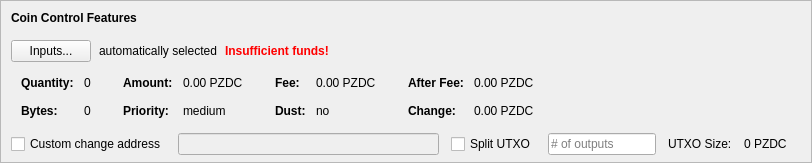
    <widget class="QFrame" name="frameCoinControl">
     <property name="sizePolicy">
      <sizepolicy hsizetype="Expanding" vsizetype="Expanding">
       <horstretch>0</horstretch>
       <verstretch>0</verstretch>
      </sizepolicy>
     </property>
     <property name="maximumSize">
      <size>
       <width>16777215</width>
       <height>16777215</height>
      </size>
     </property>
     <property name="frameShape">
      <enum>QFrame::StyledPanel</enum>
     </property>
     <property name="frameShadow">
      <enum>QFrame::Sunken</enum>
     </property>
     <layout class="QVBoxLayout" name="verticalLayoutCoinControl2">
      <property name="spacing">
       <number>0</number>
      </property>
      <property name="leftMargin">
       <number>0</number>
      </property>
      <property name="topMargin">
       <number>0</number>
      </property>
      <property name="rightMargin">
       <number>0</number>
      </property>
      <property name="bottomMargin">
       <number>6</number>
      </property>
      <item>
       <layout class="QVBoxLayout" name="verticalLayoutCoinControl" stretch="0,0,0,0,1">
        <property name="spacing">
         <number>0</number>
        </property>
        <property name="leftMargin">
         <number>10</number>
        </property>
        <property name="topMargin">
         <number>10</number>
        </property>
        <item>
         <layout class="QHBoxLayout" name="horizontalLayoutCoinControl1">
          <property name="bottomMargin">
           <number>15</number>
          </property>
          <item>
           <widget class="QLabel" name="labelCoinControlFeatures">
            <property name="sizePolicy">
             <sizepolicy hsizetype="Preferred" vsizetype="Maximum">
              <horstretch>0</horstretch>
              <verstretch>0</verstretch>
             </sizepolicy>
            </property>
            <property name="font">
             <font>
              <weight>75</weight>
              <bold>true</bold>
             </font>
            </property>
            <property name="styleSheet">
             <string notr="true">font-weight:bold;</string>
            </property>
            <property name="text">
             <string>Coin Control Features</string>
            </property>
           </widget>
          </item>
         </layout>
        </item>
        <item>
         <layout class="QHBoxLayout" name="horizontalLayoutCoinControl2" stretch="0,0,0,0">
          <property name="spacing">
           <number>8</number>
          </property>
          <property name="bottomMargin">
           <number>10</number>
          </property>
          <item>
           <widget class="QPushButton" name="pushButtonCoinControl">
            <property name="styleSheet">
             <string notr="true"/>
            </property>
            <property name="text">
             <string>Inputs...</string>
            </property>
            <property name="autoDefault">
             <bool>false</bool>
            </property>
           </widget>
          </item>
          <item>
           <widget class="QLabel" name="labelCoinControlAutomaticallySelected">
            <property name="text">
             <string>automatically selected</string>
            </property>
            <property name="margin">
             <number>5</number>
            </property>
           </widget>
          </item>
          <item>
           <widget class="QLabel" name="labelCoinControlInsuffFunds">
            <property name="font">
             <font>
              <weight>75</weight>
              <bold>true</bold>
             </font>
            </property>
            <property name="styleSheet">
             <string notr="true">color:red;font-weight:bold;</string>
            </property>
            <property name="text">
             <string>Insufficient funds!</string>
            </property>
            <property name="margin">
             <number>5</number>
            </property>
           </widget>
          </item>
          <item>
           <spacer name="horizontalSpacerCoinControl">
            <property name="orientation">
             <enum>Qt::Horizontal</enum>
            </property>
            <property name="sizeHint" stdset="0">
             <size>
              <width>40</width>
              <height>1</height>
             </size>
            </property>
           </spacer>
          </item>
         </layout>
        </item>
        <item>
         <widget class="QWidget" name="widgetCoinControl" native="true">
          <property name="sizePolicy">
           <sizepolicy hsizetype="Preferred" vsizetype="Preferred">
            <horstretch>0</horstretch>
            <verstretch>0</verstretch>
           </sizepolicy>
          </property>
          <property name="minimumSize">
           <size>
            <width>0</width>
            <height>0</height>
           </size>
          </property>
          <property name="styleSheet">
           <string notr="true"/>
          </property>
          <layout class="QHBoxLayout" name="horizontalLayoutCoinControl5">
           <property name="leftMargin">
            <number>0</number>
           </property>
           <property name="topMargin">
            <number>0</number>
           </property>
           <property name="rightMargin">
            <number>0</number>
           </property>
           <property name="bottomMargin">
            <number>0</number>
           </property>
           <item>
            <layout class="QHBoxLayout" name="horizontalLayoutCoinControl3" stretch="0,0,0,1">
             <property name="spacing">
              <number>20</number>
             </property>
             <property name="topMargin">
              <number>0</number>
             </property>
             <property name="bottomMargin">
              <number>10</number>
             </property>
             <item>
              <layout class="QFormLayout" name="formLayoutCoinControl1">
               <property name="horizontalSpacing">
                <number>10</number>
               </property>
               <property name="verticalSpacing">
                <number>14</number>
               </property>
               <property name="leftMargin">
                <number>10</number>
               </property>
               <property name="topMargin">
                <number>4</number>
               </property>
               <property name="rightMargin">
                <number>6</number>
               </property>
               <item row="0" column="0">
                <widget class="QLabel" name="labelCoinControlQuantityText">
                 <property name="font">
                  <font>
                   <weight>75</weight>
                   <bold>true</bold>
                  </font>
                 </property>
                 <property name="text">
                  <string>Quantity:</string>
                 </property>
                 <property name="margin">
                  <number>0</number>
                 </property>
                </widget>
               </item>
               <item row="0" column="1">
                <widget class="QLabel" name="labelCoinControlQuantity">
                 <property name="cursor">
                  <cursorShape>IBeamCursor</cursorShape>
                 </property>
                 <property name="contextMenuPolicy">
                  <enum>Qt::ActionsContextMenu</enum>
                 </property>
                 <property name="text">
                  <string notr="true">0</string>
                 </property>
                 <property name="margin">
                  <number>0</number>
                 </property>
                 <property name="textInteractionFlags">
                  <set>Qt::LinksAccessibleByMouse|Qt::TextSelectableByKeyboard|Qt::TextSelectableByMouse</set>
                 </property>
                </widget>
               </item>
               <item row="1" column="0">
                <widget class="QLabel" name="labelCoinControlBytesText">
                 <property name="font">
                  <font>
                   <weight>75</weight>
                   <bold>true</bold>
                  </font>
                 </property>
                 <property name="text">
                  <string>Bytes:</string>
                 </property>
                </widget>
               </item>
               <item row="1" column="1">
                <widget class="QLabel" name="labelCoinControlBytes">
                 <property name="cursor">
                  <cursorShape>IBeamCursor</cursorShape>
                 </property>
                 <property name="contextMenuPolicy">
                  <enum>Qt::ActionsContextMenu</enum>
                 </property>
                 <property name="text">
                  <string notr="true">0</string>
                 </property>
                 <property name="textInteractionFlags">
                  <set>Qt::LinksAccessibleByMouse|Qt::TextSelectableByKeyboard|Qt::TextSelectableByMouse</set>
                 </property>
                </widget>
               </item>
              </layout>
             </item>
             <item>
              <layout class="QFormLayout" name="formLayoutCoinControl2">
               <property name="horizontalSpacing">
                <number>10</number>
               </property>
               <property name="verticalSpacing">
                <number>14</number>
               </property>
               <property name="leftMargin">
                <number>6</number>
               </property>
               <property name="topMargin">
                <number>4</number>
               </property>
               <property name="rightMargin">
                <number>6</number>
               </property>
               <item row="0" column="0">
                <widget class="QLabel" name="labelCoinControlAmountText">
                 <property name="font">
                  <font>
                   <weight>75</weight>
                   <bold>true</bold>
                  </font>
                 </property>
                 <property name="text">
                  <string>Amount:</string>
                 </property>
                 <property name="margin">
                  <number>0</number>
                 </property>
                </widget>
               </item>
               <item row="0" column="1">
                <widget class="QLabel" name="labelCoinControlAmount">
                 <property name="cursor">
                  <cursorShape>IBeamCursor</cursorShape>
                 </property>
                 <property name="contextMenuPolicy">
                  <enum>Qt::ActionsContextMenu</enum>
                 </property>
                 <property name="text">
                  <string notr="true">0.00 PZDC</string>
                 </property>
                 <property name="textInteractionFlags">
                  <set>Qt::LinksAccessibleByMouse|Qt::TextSelectableByKeyboard|Qt::TextSelectableByMouse</set>
                 </property>
                </widget>
               </item>
               <item row="1" column="0">
                <widget class="QLabel" name="labelCoinControlPriorityText">
                 <property name="font">
                  <font>
                   <weight>75</weight>
                   <bold>true</bold>
                  </font>
                 </property>
                 <property name="text">
                  <string>Priority:</string>
                 </property>
                </widget>
               </item>
               <item row="1" column="1">
                <widget class="QLabel" name="labelCoinControlPriority">
                 <property name="cursor">
                  <cursorShape>IBeamCursor</cursorShape>
                 </property>
                 <property name="contextMenuPolicy">
                  <enum>Qt::ActionsContextMenu</enum>
                 </property>
                 <property name="text">
                  <string>medium</string>
                 </property>
                 <property name="textInteractionFlags">
                  <set>Qt::LinksAccessibleByMouse|Qt::TextSelectableByKeyboard|Qt::TextSelectableByMouse</set>
                 </property>
                </widget>
               </item>
              </layout>
             </item>
             <item>
              <layout class="QFormLayout" name="formLayoutCoinControl3">
               <property name="horizontalSpacing">
                <number>10</number>
               </property>
               <property name="verticalSpacing">
                <number>14</number>
               </property>
               <property name="leftMargin">
                <number>6</number>
               </property>
               <property name="topMargin">
                <number>4</number>
               </property>
               <property name="rightMargin">
                <number>6</number>
               </property>
               <item row="0" column="0">
                <widget class="QLabel" name="labelCoinControlFeeText">
                 <property name="font">
                  <font>
                   <weight>75</weight>
                   <bold>true</bold>
                  </font>
                 </property>
                 <property name="text">
                  <string>Fee:</string>
                 </property>
                 <property name="margin">
                  <number>0</number>
                 </property>
                </widget>
               </item>
               <item row="0" column="1">
                <widget class="QLabel" name="labelCoinControlFee">
                 <property name="cursor">
                  <cursorShape>IBeamCursor</cursorShape>
                 </property>
                 <property name="contextMenuPolicy">
                  <enum>Qt::ActionsContextMenu</enum>
                 </property>
                 <property name="text">
                  <string notr="true">0.00 PZDC</string>
                 </property>
                 <property name="textInteractionFlags">
                  <set>Qt::LinksAccessibleByMouse|Qt::TextSelectableByKeyboard|Qt::TextSelectableByMouse</set>
                 </property>
                </widget>
               </item>
               <item row="1" column="0">
                <widget class="QLabel" name="labelCoinControlLowOutputText">
                 <property name="font">
                  <font>
                   <weight>75</weight>
                   <bold>true</bold>
                  </font>
                 </property>
                 <property name="text">
                  <string>Dust:</string>
                 </property>
                </widget>
               </item>
               <item row="1" column="1">
                <widget class="QLabel" name="labelCoinControlLowOutput">
                 <property name="cursor">
                  <cursorShape>IBeamCursor</cursorShape>
                 </property>
                 <property name="contextMenuPolicy">
                  <enum>Qt::ActionsContextMenu</enum>
                 </property>
                 <property name="text">
                  <string>no</string>
                 </property>
                 <property name="textInteractionFlags">
                  <set>Qt::LinksAccessibleByMouse|Qt::TextSelectableByKeyboard|Qt::TextSelectableByMouse</set>
                 </property>
                </widget>
               </item>
              </layout>
             </item>
             <item>
              <layout class="QFormLayout" name="formLayoutCoinControl4">
               <property name="horizontalSpacing">
                <number>10</number>
               </property>
               <property name="verticalSpacing">
                <number>14</number>
               </property>
               <property name="leftMargin">
                <number>6</number>
               </property>
               <property name="topMargin">
                <number>4</number>
               </property>
               <property name="rightMargin">
                <number>6</number>
               </property>
               <item row="0" column="0">
                <widget class="QLabel" name="labelCoinControlAfterFeeText">
                 <property name="font">
                  <font>
                   <weight>75</weight>
                   <bold>true</bold>
                  </font>
                 </property>
                 <property name="text">
                  <string>After Fee:</string>
                 </property>
                 <property name="margin">
                  <number>0</number>
                 </property>
                </widget>
               </item>
               <item row="0" column="1">
                <widget class="QLabel" name="labelCoinControlAfterFee">
                 <property name="cursor">
                  <cursorShape>IBeamCursor</cursorShape>
                 </property>
                 <property name="contextMenuPolicy">
                  <enum>Qt::ActionsContextMenu</enum>
                 </property>
                 <property name="text">
                  <string notr="true">0.00 PZDC</string>
                 </property>
                 <property name="textInteractionFlags">
                  <set>Qt::LinksAccessibleByMouse|Qt::TextSelectableByKeyboard|Qt::TextSelectableByMouse</set>
                 </property>
                </widget>
               </item>
               <item row="1" column="0">
                <widget class="QLabel" name="labelCoinControlChangeText">
                 <property name="font">
                  <font>
                   <weight>75</weight>
                   <bold>true</bold>
                  </font>
                 </property>
                 <property name="text">
                  <string>Change:</string>
                 </property>
                </widget>
               </item>
               <item row="1" column="1">
                <widget class="QLabel" name="labelCoinControlChange">
                 <property name="cursor">
                  <cursorShape>IBeamCursor</cursorShape>
                 </property>
                 <property name="contextMenuPolicy">
                  <enum>Qt::ActionsContextMenu</enum>
                 </property>
                 <property name="text">
                  <string notr="true">0.00 PZDC</string>
                 </property>
                 <property name="textInteractionFlags">
                  <set>Qt::LinksAccessibleByMouse|Qt::TextSelectableByKeyboard|Qt::TextSelectableByMouse</set>
                 </property>
                </widget>
               </item>
              </layout>
             </item>
            </layout>
           </item>
          </layout>
         </widget>
        </item>
        <item>
         <layout class="QHBoxLayout" name="horizontalLayoutCoinControl4" stretch="0,0,0,0,0,0,0">
          <property name="spacing">
           <number>12</number>
          </property>
          <property name="sizeConstraint">
           <enum>QLayout::SetDefaultConstraint</enum>
          </property>
          <property name="topMargin">
           <number>5</number>
          </property>
          <property name="rightMargin">
           <number>5</number>
          </property>
          <item>
           <widget class="QCheckBox" name="checkBoxCoinControlChange">
            <property name="toolTip">
             <string>If this is activated, but the change address is empty or invalid, change will be sent to a newly generated address.</string>
            </property>
            <property name="text">
             <string>Custom change address</string>
            </property>
           </widget>
          </item>
          <item>
           <widget class="QValidatedLineEdit" name="lineEditCoinControlChange">
            <property name="enabled">
             <bool>false</bool>
            </property>
            <property name="sizePolicy">
             <sizepolicy hsizetype="Expanding" vsizetype="Fixed">
              <horstretch>0</horstretch>
              <verstretch>0</verstretch>
             </sizepolicy>
            </property>
           </widget>
          </item>
          <item>
           <widget class="QCheckBox" name="splitBlockCheckBox">
            <property name="text">
             <string>Split UTXO</string>
            </property>
           </widget>
          </item>
          <item>
           <widget class="QLineEdit" name="splitBlockLineEdit">
            <property name="sizePolicy">
             <sizepolicy hsizetype="Fixed" vsizetype="Fixed">
              <horstretch>50</horstretch>
              <verstretch>0</verstretch>
             </sizepolicy>
            </property>
            <property name="placeholderText">
             <string># of outputs</string>
            </property>
           </widget>
          </item>
          <item>
           <widget class="QLabel" name="labelBlockSizeText">
            <property name="text">
             <string>UTXO Size:</string>
            </property>
           </widget>
          </item>
          <item>
           <widget class="QLabel" name="labelBlockSize">
            <property name="text">
             <string>0 PZDC</string>
            </property>
           </widget>
          </item>
          <item>
           <widget class="QLabel" name="labelCoinControlChangeLabel">
            <property name="sizePolicy">
             <sizepolicy hsizetype="Preferred" vsizetype="Expanding">
              <horstretch>0</horstretch>
              <verstretch>0</verstretch>
             </sizepolicy>
            </property>
            <property name="minimumSize">
             <size>
              <width>0</width>
              <height>0</height>
             </size>
            </property>
            <property name="text">
             <string/>
            </property>
            <property name="margin">
             <number>3</number>
            </property>
           </widget>
          </item>
         </layout>
        </item>
        <item>
         <spacer name="verticalSpacerCoinControl">
          <property name="orientation">
           <enum>Qt::Vertical</enum>
          </property>
          <property name="sizeHint" stdset="0">
           <size>
            <width>800</width>
            <height>1</height>
           </size>
          </property>
         </spacer>
        </item>
       </layout>
      </item>
     </layout>
    </widget>
